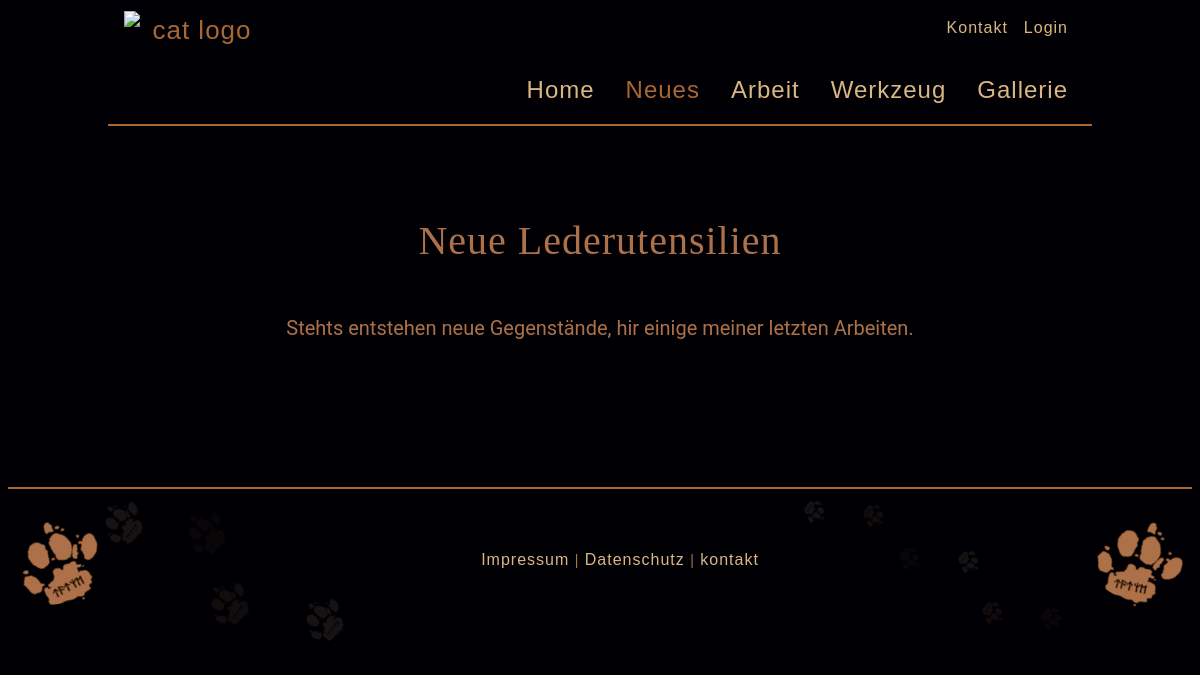
Before: /index.php?p=news with the older database file.
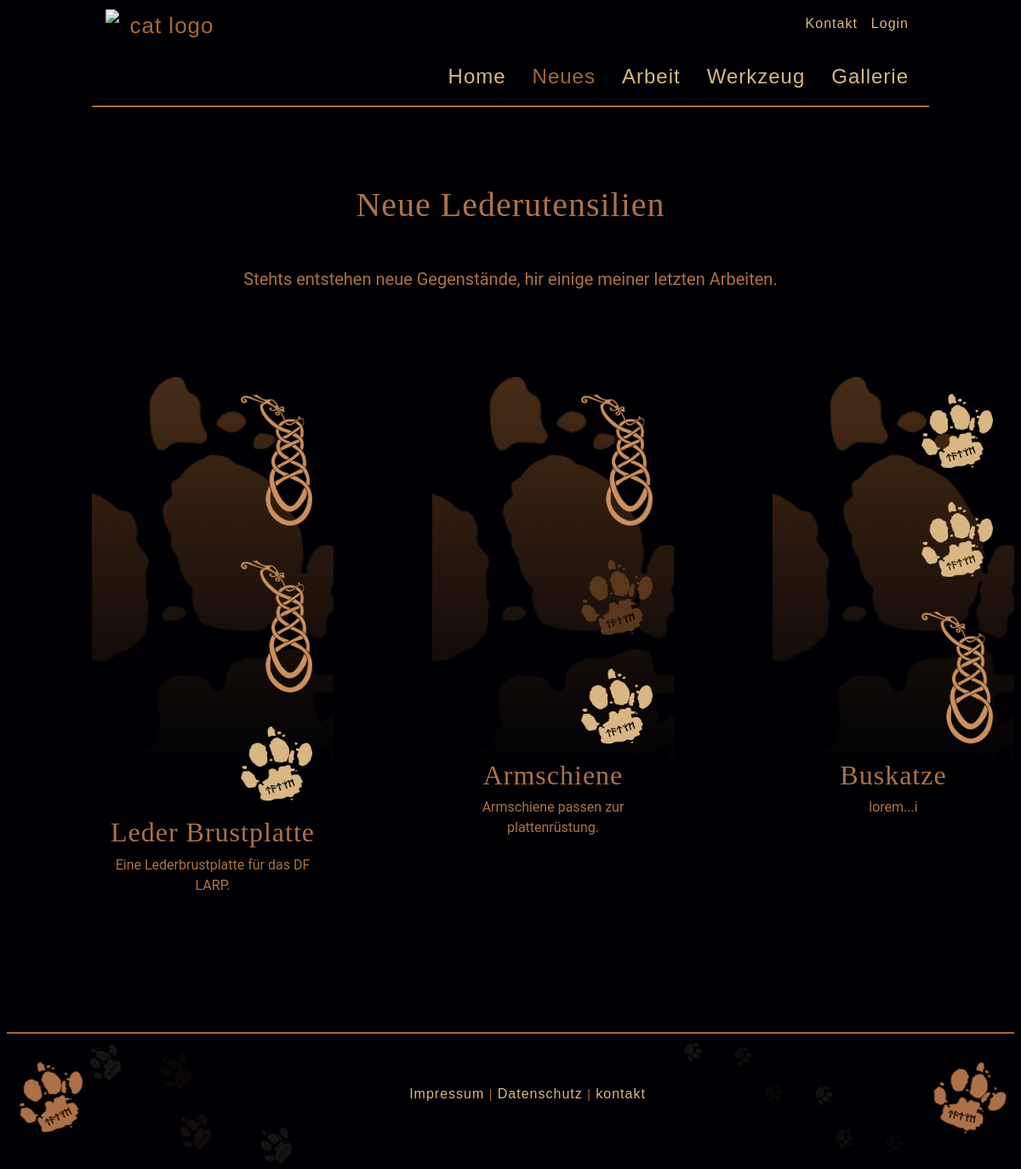
After: the same page with the newer database file.
### tables this page shows
CREATE TABLE `news` (
  `id` int(11) NOT NULL,
  `title` varchar(50) NOT NULL,
  `text` varchar(250) NOT NULL,
  `bg_image` int(150) NOT NULL,
  `top_image` int(150) NOT NULL,
  `mid_image` int(150) NOT NULL,
  `bot_image` int(150) NOT NULL
);

CREATE TABLE `image_folder` (
  `id` int(11) NOT NULL,
  `folder` varchar(250) NOT NULL
);

CREATE TABLE `images` (
  `id` int(11) NOT NULL,
  `alt` varchar(250) NOT NULL DEFAULT 'eine Abbildung',
  `filename` varchar(250) NOT NULL,
  `id_folder` int(11) NOT NULL
);

### web/index.php (called while the page is built, shortened)
<?php
require 'templates/layout.php';

### web/models/news.php (called while the page is built, shortened)
<?php
function getAllNews()
{
    global $db_connection;
    $res = mysqli_query($db_connection,"SELECT news.*,
            imgBg.alt AS altBg,
            imgTop.alt AS altTop,
            imgMid.alt AS altMid,
            imgBot.alt AS altBot,
            imgBg.filename AS filenameBg,
            imgTop.filename AS filenameTop,
            imgMid.filename AS filenameMid,
            imgBot.filename AS filenameBot,
            folderBg.folder AS folderBg,
            folderTop.folder AS folderTop,
            folderMid.folder AS folderMid,
            folderBot.folder AS folderBot
            FROM news,
            images AS imgBg,
            images AS imgTop,
            images AS imgMid,
            images AS imgBot,
            image_folder AS folderBg,
            image_folder AS folderTop,
            image_folder AS folderMid,
            image_folder AS folderBot
            WHERE news.bg_image = imgBg.id
            AND imgBg.id_folder = folderBg.id
            AND news.top_image = imgTop.id
            AND imgTop.id_folder = folderTop.id
            AND news.mid_image = imgMid.id
            AND imgMid.id_folder = folderMid.id
            AND news.bot_image = imgBot.id
            AND imgBot.id_folder = folderBot.id");
    $items = [];
    while ($row = mysqli_fetch_assoc($res)) {
        $items[] = $row;
    }
    return $items;
}

### web/templates/news.php (the view, shortened to what this page needs)
<div class="container">
    <div class="row">
        <div class="col">
            <h1>Neue Lederutensilien</h1>
        </div>
    </div>
</div>
<div class="container">
    <div class="row justify-content-center">
        <div class="col-12 col-md-9">
            <p class="lead">
                Stehts entstehen neue Gegenstände, hir einige meiner letzten Arbeiten.
            </p>
        </div>
    </div>
</div>
<?php
include 'models/news.php';
$items = getAllNews();
?>
<div class="container news_section">
    <div class="row justify-content-around">
        <?php foreach($items as $item){ ?>
        <div class="col-12 col-sm-6 col-md-4 col-lg-3 offset-lg-1">
            <article class="news_card" style="background-image: url(img/<?php print $item['folderBg']; ?>/<?php print $item['filenameBg']; ?>)">
                <div class="row">
                    <div class="col-4 offset-7">
                        <img src="img/<?php print $item['folderTop']; ?>/<?php print $item['filenameTop']; ?>" alt="<?php print $item['altTop']; ?>">
                    </div>
                </div>
                <div class="row">
                    <div class="col-4 offset-7">
                        <img src="img/<?php print $item['folderMid']; ?>/<?php print $item['filenameMid']; ?>" alt="<?php print $item['altMid']; ?>">
                    </div>
                </div>
                <div class="row">
                    <div class="col-4 offset-7">
                        <img src="img/<?php print $item['folderBot']; ?>/<?php print $item['filenameBot']; ?>" alt="<?php print $item['altBot']; ?>">
                    </div>
                </div>
                <div class="row justify-content-center">
                    <div class="col-11">
                        <h2><?php print $item['title']; ?></h2>
                        <p>
                            <?php print $item['text']; ?>
                        </p>
                    </div>
                </div>
            </article>
        </div>
        <?php } ?>
    </div>
</div>

Changed rows visible on the page:
added news: bg_image.filename (picture), mid_image.filename (picture), bot_image.filename (picture), title "Leder Brustplatte", text "Eine Lederbrustplatte für das DF LARP."
added news: bg_image.filename (picture), top_image.filename (picture), bot_image.filename (picture), title "Armschiene", text "Armschiene passen zur plattenrüstung."
added news: bg_image.filename (picture), mid_image.filename (picture), bot_image.filename (picture), title "Buskatze", text "lorem...i"
